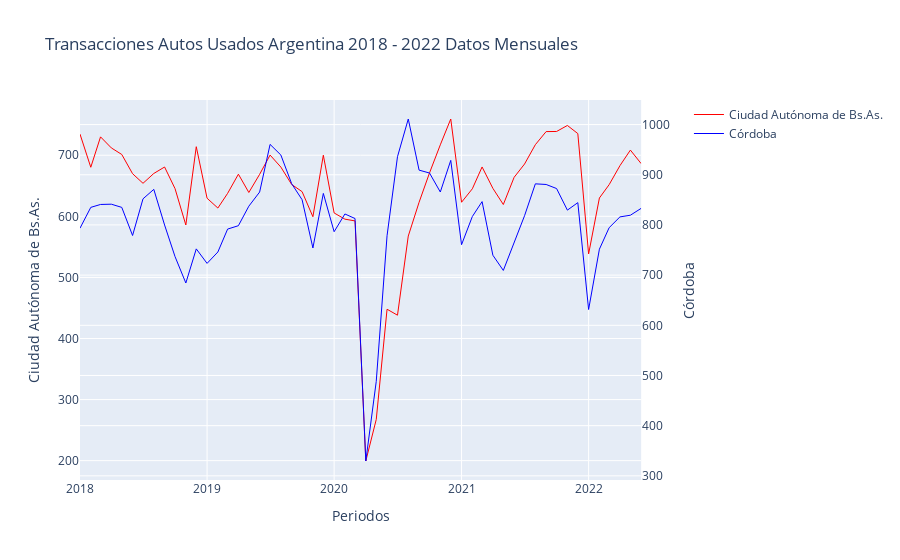

Source (notebook cell):
### Code cell
get_line_plot(df_mes, "mes_año", "Ciudad Autónoma de Bs.As.", "Córdoba", "Transacciones Autos Usados Argentina 2018 - 2022 Datos Mensuales")
